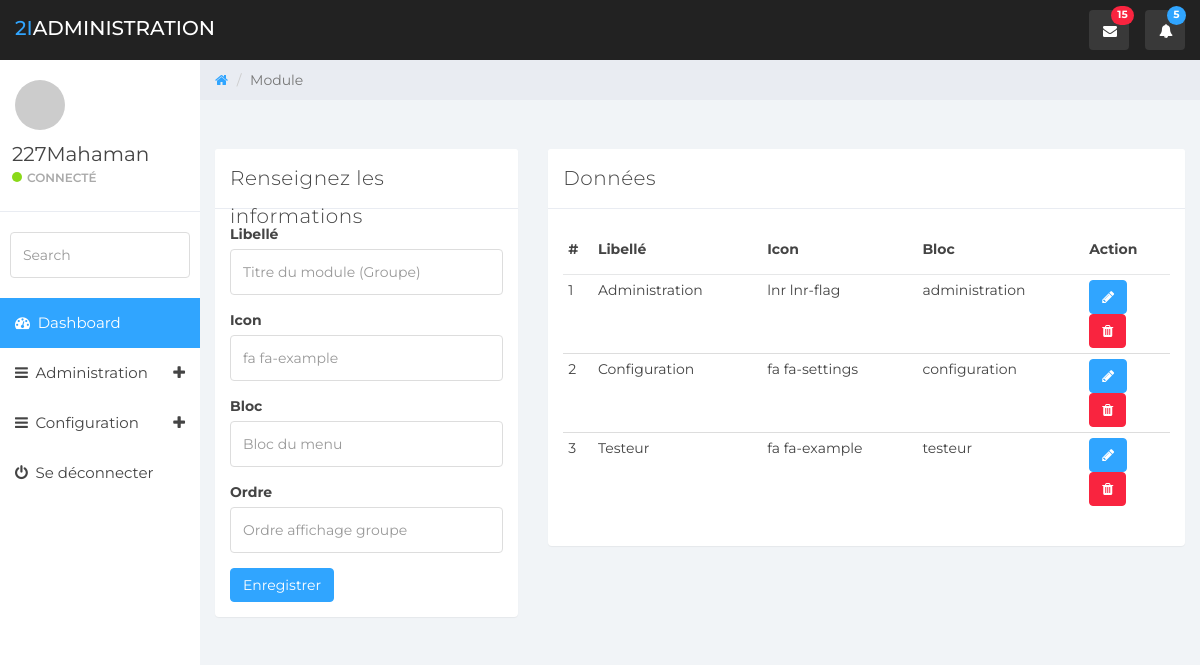
/index.php?p=module (signed in), run on the app's committed database.
### tables this page shows
CREATE TABLE `groupe_action` (
  `id_groupe` int(11) NOT NULL,
  `libelle_groupe` varchar(45) DEFAULT NULL,
  `icon_groupe` varchar(255) NOT NULL,
  `bloc_menu` varchar(45) DEFAULT NULL COMMENT 'config ou simple',
  `ordre_affichage_groupe` varchar(45) DEFAULT NULL
);

### app/core/module_db_manager.php (called while the page is built, shortened)
<?php
function select_module($critere){
    $pdo = $GLOBALS['connexion'];
    $records = $pdo->query("SELECT id_groupe, libelle_groupe, icon_groupe, bloc_menu, ordre_affichage_groupe
                 FROM groupe_action
                 WHERE $critere ");
    return $records;
}

### app/views/view_module.php (the view, shortened to what this page needs)
<?php
	include_once("app/core/module_db_manager.php");
    $title="Module";
	$module = "";
?>
<div class="col-sm-9 col-sm-offset-3 col-lg-10 col-lg-offset-2 main">
	<div class="row">
		<ol class="breadcrumb">
			<li><a href="#">
				<em class="fa fa-home"></em>
			</a></li>
			<li class="active"><?= $title;?></li>
		</ol>
	</div>
	<div class="row">
		<div class="col-lg-12">
			<h1 class="page-header"><??></h1>
		</div>
	</div>
	<div class="row">
		<div class="col-md-4">
			<div class="panel panel-default form">
				<div class="panel-heading">Renseignez les informations</div>
				<div class="panel-body">
					<form role="form" method="post">
						<div class="form-group">
							<label>Libellé</label>
							<input class="form-control" name="libelle_groupe" value="<?= ($module)? $module['libelle_groupe'] : "" ?>" placeholder="Titre du module (Groupe)">
						</div>
						<div class="form-group">
							<label>Icon</label>
							<input class="form-control" name="icon_groupe" value="<?= ($module)? $module['icon_groupe'] : "" ?>" placeholder="fa fa-example">
						</div>
						<div class="form-group">
							<label>Bloc</label>
							<input class="form-control" name="bloc_menu" value="<?= ($module)? $module['bloc_menu'] : "" ?>" placeholder="Bloc du menu">
						</div>
						<div class="form-group">
							<label>Ordre</label>
							<input class="form-control" name="ordre_affichage_groupe" value="<?= ($module)? $module['ordre_affichage_groupe'] : "" ?>" placeholder="Ordre affichage groupe">
						</div>
						<button type="submit" id="bouton_envoyer" name="<?= (isset($_GET['modif']))? "btn_update" : "bouton_envoyer";?>" class="btn btn-primary">Enregistrer</button>
					</form>
				</div>
			</div>
		</div>
		<div class="col-md-8">
			<div class="panel panel-default">
				<div class="panel-heading">Données</div>
				<div class="panel-body">
						<table class="table table-condensed">
							<thead>
								<th>#</th>
								<th>Libellé</th>
								<th>Icon</th>
								<th>Bloc</th>
								<th>Action</th>
							</thead>
							<tbody>
								<?php
									$i = 0;
									$records = select_module(true);
									foreach($records as $row) {
								?>
								<tr>
								<td><?= ++$i;?></td>
									<td><?= htmlentities(stripcslashes($row['libelle_groupe']));?></td>
									<td><?= htmlentities(stripcslashes($row['icon_groupe']));?></td>
									<td><?= htmlentities(stripcslashes($row['bloc_menu']));?></td>
									<td>
										<a href="index.php?p=module&modif=<?= htmlentities(stripcslashes($row['id_groupe'])); ?>" class="btn btn-primary">
											<i class="fa fa-pencil"></i>
										</a>
										<form method="post">
											<button type="submit" class="btn btn-danger"><i class="fa fa-trash"></i></button>
										</form>
									</td>
								</tr>
								<?php
								}
								?>
							</tbody>
						</table>
				</div>
			</div>
		</div>
	</div>
</div>
<?php
    require('template.php');
?>

### public/css/styles.css (style rules this page uses)
body { background: #f1f4f7; padding-top: 60px; font-size: 14px; color: #444444; font-family: "Montserrat", "Helvetica Neue", Helvetica, Arial, sans-serif; }
a, a:hover, a:focus { color: #30a5ff; }
h1, h2, h3, h4, h5, h6 { color: #444444; }
h1 { font-weight: 300; font-size: 40px; }
input.form-control { border: 1px solid #ddd; box-shadow: none; height: 46px; }
.btn-primary, .btn-primary:hover, .btn-primary:focus, .btn-primary:active, .btn-primary.active, .open > .dropdown-toggle.btn-primary, .btn-primary.disabled, .btn-primary[disabled], fieldset[disabled] .btn-primary, .btn-primary.disabled:hover, .btn-primary[disabled]:hover, fieldset[disabled] .btn-primary:hover, .btn-primary.disabled:focus, .btn-primary[disabled]:focus, fieldset[disabled] .btn-primary:focus, .btn-primary.disabled:active, .btn-primary[disabled]:active, fieldset[disabled] .btn-primary:active, .btn-primary.disabled.active, .btn-primary[disabled].active, fieldset[disabled] .btn-primary.active { background-color: #30a5ff; border-color: #30a5ff; }
.btn-danger, .btn-danger:hover, .btn-danger:focus, .btn-danger:active, .btn-danger.active, .open > .dropdown-toggle.btn-danger, .btn-danger.disabled, .btn-danger[disabled], fieldset[disabled] .btn-danger, .btn-danger.disabled:hover, .btn-danger[disabled]:hover, fieldset[disabled] .btn-danger:hover, .btn-danger.disabled:focus, .btn-danger[disabled]:focus, fieldset[disabled] .btn-danger:focus, .btn-danger.disabled:active, .btn-danger[disabled]:active, fieldset[disabled] .btn-danger:active, .btn-danger.disabled.active, .btn-danger[disabled].active, fieldset[disabled] .btn-danger.active { background-color: #f9243f; border-color: #f9243f; }
.panel { border: 0; }
.panel-heading { font-size: 20px; font-weight: 300; letter-spacing: 0.025em; height: 60px; line-height: 38px; }
.panel-default .panel-heading { background: #fff; border-bottom: 1px solid #e9ecf2; color: #444444; }
.breadcrumb { border-radius: 0; padding: 10px 15px 10px 15px; background: #e9ecf2; margin: 0; }
h1.page-header { margin-top: 20px; border-bottom: 0; }
.table { background: #fff; }
.table > thead > tr > th { border-bottom: 1px solid #e6e7e8; vertical-align: middle; height: 50px; }

### data on the page
groupe_action: libelle_groupe "Administration", icon_groupe "lnr lnr-flag", bloc_menu "administration"
groupe_action: libelle_groupe "Configuration", icon_groupe "fa fa-settings", bloc_menu "configuration"
groupe_action: libelle_groupe "Testeur", icon_groupe "fa fa-example", bloc_menu "testeur"

### other printed values
$_SESSION['login'] "227Mahaman"
$_SESSION['bloc_administration']['0']['libelle_groupe'] "Administration"
$_SESSION['bloc_configuration']['0']['libelle_groupe'] "Configuration"
$title "Module"
